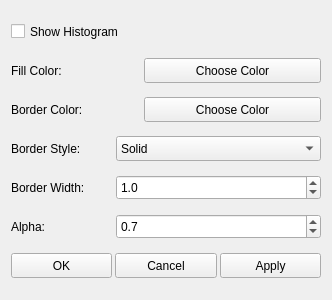
<?xml version="1.0" encoding="UTF-8"?>
<ui version="4.0">
 <class>Dialog</class>
 <widget class="QWidget" name="Dialog">
  <property name="geometry">
   <rect>
    <x>0</x>
    <y>0</y>
    <width>332</width>
    <height>300</height>
   </rect>
  </property>
  <property name="windowTitle">
   <string>Histogram Settings</string>
  </property>
  <layout class="QVBoxLayout" name="verticalLayout">
   <item>
    <widget class="QCheckBox" name="chk_show_histogram">
     <property name="sizePolicy">
      <sizepolicy hsizetype="Minimum" vsizetype="Fixed">
       <horstretch>0</horstretch>
       <verstretch>0</verstretch>
      </sizepolicy>
     </property>
     <property name="minimumSize">
      <size>
       <width>0</width>
       <height>25</height>
      </size>
     </property>
     <property name="maximumSize">
      <size>
       <width>16777215</width>
       <height>25</height>
      </size>
     </property>
     <property name="text">
      <string>Show Histogram</string>
     </property>
    </widget>
   </item>
   <item>
    <layout class="QHBoxLayout" name="horizontalLayout_5" stretch="1,2">
     <property name="spacing">
      <number>3</number>
     </property>
     <item>
      <widget class="QLabel" name="lbl_fill_color">
       <property name="sizePolicy">
        <sizepolicy hsizetype="Preferred" vsizetype="Fixed">
         <horstretch>0</horstretch>
         <verstretch>0</verstretch>
        </sizepolicy>
       </property>
       <property name="minimumSize">
        <size>
         <width>0</width>
         <height>25</height>
        </size>
       </property>
       <property name="text">
        <string>Fill Color:</string>
       </property>
      </widget>
     </item>
     <item>
      <layout class="QHBoxLayout" name="horizontalLayout_3">
       <item>
        <widget class="QLabel" name="lbl_fill_color_preview">
         <property name="sizePolicy">
          <sizepolicy hsizetype="Preferred" vsizetype="Fixed">
           <horstretch>0</horstretch>
           <verstretch>0</verstretch>
          </sizepolicy>
         </property>
         <property name="minimumSize">
          <size>
           <width>25</width>
           <height>25</height>
          </size>
         </property>
         <property name="maximumSize">
          <size>
           <width>25</width>
           <height>25</height>
          </size>
         </property>
         <property name="text">
          <string/>
         </property>
        </widget>
       </item>
       <item>
        <widget class="QPushButton" name="btn_fill_color">
         <property name="minimumSize">
          <size>
           <width>0</width>
           <height>25</height>
          </size>
         </property>
         <property name="text">
          <string>Choose Color</string>
         </property>
        </widget>
       </item>
      </layout>
     </item>
    </layout>
   </item>
   <item>
    <layout class="QHBoxLayout" name="horizontalLayout_10" stretch="1,2">
     <property name="spacing">
      <number>3</number>
     </property>
     <item>
      <widget class="QLabel" name="lbl_border_color">
       <property name="sizePolicy">
        <sizepolicy hsizetype="Preferred" vsizetype="Fixed">
         <horstretch>0</horstretch>
         <verstretch>0</verstretch>
        </sizepolicy>
       </property>
       <property name="minimumSize">
        <size>
         <width>0</width>
         <height>25</height>
        </size>
       </property>
       <property name="text">
        <string>Border Color:</string>
       </property>
      </widget>
     </item>
     <item>
      <layout class="QHBoxLayout" name="horizontalLayout_11">
       <item>
        <widget class="QLabel" name="lbl_border_color_preview">
         <property name="sizePolicy">
          <sizepolicy hsizetype="Preferred" vsizetype="Fixed">
           <horstretch>0</horstretch>
           <verstretch>0</verstretch>
          </sizepolicy>
         </property>
         <property name="minimumSize">
          <size>
           <width>25</width>
           <height>25</height>
          </size>
         </property>
         <property name="maximumSize">
          <size>
           <width>25</width>
           <height>25</height>
          </size>
         </property>
         <property name="text">
          <string/>
         </property>
        </widget>
       </item>
       <item>
        <widget class="QPushButton" name="btn_border_color">
         <property name="minimumSize">
          <size>
           <width>0</width>
           <height>25</height>
          </size>
         </property>
         <property name="text">
          <string>Choose Color</string>
         </property>
        </widget>
       </item>
      </layout>
     </item>
    </layout>
   </item>
   <item>
    <layout class="QHBoxLayout" name="horizontalLayout_12" stretch="1,2">
     <property name="spacing">
      <number>3</number>
     </property>
     <item>
      <widget class="QLabel" name="lbl_Border_style">
       <property name="sizePolicy">
        <sizepolicy hsizetype="Preferred" vsizetype="Fixed">
         <horstretch>0</horstretch>
         <verstretch>0</verstretch>
        </sizepolicy>
       </property>
       <property name="minimumSize">
        <size>
         <width>0</width>
         <height>25</height>
        </size>
       </property>
       <property name="text">
        <string>Border Style:</string>
       </property>
      </widget>
     </item>
     <item>
      <widget class="QComboBox" name="cmb_border_style">
       <property name="sizePolicy">
        <sizepolicy hsizetype="Preferred" vsizetype="Fixed">
         <horstretch>0</horstretch>
         <verstretch>0</verstretch>
        </sizepolicy>
       </property>
       <property name="minimumSize">
        <size>
         <width>0</width>
         <height>25</height>
        </size>
       </property>
       <property name="maximumSize">
        <size>
         <width>16777215</width>
         <height>25</height>
        </size>
       </property>
       <item>
        <property name="text">
         <string>Solid</string>
        </property>
       </item>
       <item>
        <property name="text">
         <string>Dashed</string>
        </property>
       </item>
       <item>
        <property name="text">
         <string>Dotted</string>
        </property>
       </item>
       <item>
        <property name="text">
         <string>Dash-dot</string>
        </property>
       </item>
       <item>
        <property name="text">
         <string>None</string>
        </property>
       </item>
      </widget>
     </item>
    </layout>
   </item>
   <item>
    <layout class="QHBoxLayout" name="horizontalLayout_13" stretch="1,2">
     <property name="spacing">
      <number>3</number>
     </property>
     <item>
      <widget class="QLabel" name="lbl_border_width">
       <property name="minimumSize">
        <size>
         <width>0</width>
         <height>25</height>
        </size>
       </property>
       <property name="text">
        <string>Border Width:</string>
       </property>
      </widget>
     </item>
     <item>
      <widget class="QDoubleSpinBox" name="dsb_border_width">
       <property name="minimumSize">
        <size>
         <width>0</width>
         <height>25</height>
        </size>
       </property>
       <property name="decimals">
        <number>1</number>
       </property>
       <property name="minimum">
        <double>0.000000000000000</double>
       </property>
       <property name="maximum">
        <double>10.000000000000000</double>
       </property>
       <property name="value">
        <double>1.000000000000000</double>
       </property>
      </widget>
     </item>
    </layout>
   </item>
   <item>
    <layout class="QHBoxLayout" name="horizontalLayout_8" stretch="1,2">
     <property name="spacing">
      <number>3</number>
     </property>
     <item>
      <widget class="QLabel" name="lbl_alpha">
       <property name="minimumSize">
        <size>
         <width>0</width>
         <height>25</height>
        </size>
       </property>
       <property name="text">
        <string>Alpha:</string>
       </property>
      </widget>
     </item>
     <item>
      <widget class="QDoubleSpinBox" name="dsb_alpha">
       <property name="minimumSize">
        <size>
         <width>0</width>
         <height>25</height>
        </size>
       </property>
       <property name="maximumSize">
        <size>
         <width>16777215</width>
         <height>25</height>
        </size>
       </property>
       <property name="decimals">
        <number>1</number>
       </property>
       <property name="maximum">
        <double>1.000000000000000</double>
       </property>
       <property name="singleStep">
        <double>0.100000000000000</double>
       </property>
       <property name="value">
        <double>0.700000000000000</double>
       </property>
      </widget>
     </item>
    </layout>
   </item>
   <item>
    <layout class="QHBoxLayout" name="horizontalLayout_4" stretch="1,1,1">
     <property name="spacing">
      <number>3</number>
     </property>
     <item>
      <widget class="QPushButton" name="btn_ok">
       <property name="minimumSize">
        <size>
         <width>0</width>
         <height>25</height>
        </size>
       </property>
       <property name="text">
        <string>OK</string>
       </property>
      </widget>
     </item>
     <item>
      <widget class="QPushButton" name="btn_cancel">
       <property name="minimumSize">
        <size>
         <width>0</width>
         <height>25</height>
        </size>
       </property>
       <property name="text">
        <string>Cancel</string>
       </property>
      </widget>
     </item>
     <item>
      <widget class="QPushButton" name="btn_apply">
       <property name="minimumSize">
        <size>
         <width>0</width>
         <height>25</height>
        </size>
       </property>
       <property name="text">
        <string>Apply</string>
       </property>
      </widget>
     </item>
    </layout>
   </item>
  </layout>
 </widget>
 <resources/>
 <connections/>
</ui>
